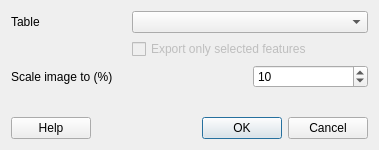
<?xml version="1.0" encoding="UTF-8"?>
<ui version="4.0">
 <class>HTMLTableExporterDialogBase</class>
 <widget class="QDialog" name="HTMLTableExporterDialogBase">
  <property name="geometry">
   <rect>
    <x>0</x>
    <y>0</y>
    <width>379</width>
    <height>150</height>
   </rect>
  </property>
  <property name="windowTitle">
   <string>HTML Table Exporter</string>
  </property>
  <layout class="QGridLayout" name="gridLayout_2">
   <item row="0" column="0">
    <layout class="QGridLayout" name="gridLayout">
     <item row="0" column="0">
      <widget class="QLabel" name="label">
       <property name="text">
        <string>Table</string>
       </property>
      </widget>
     </item>
     <item row="2" column="0" colspan="2">
      <widget class="QLabel" name="label_2">
       <property name="text">
        <string>Scale image to (%)</string>
       </property>
      </widget>
     </item>
     <item row="2" column="2">
      <widget class="QSpinBox" name="scaleSpinBox">
       <property name="enabled">
        <bool>true</bool>
       </property>
       <property name="value">
        <number>10</number>
       </property>
      </widget>
     </item>
     <item row="0" column="1" colspan="2">
      <widget class="QComboBox" name="tableComboBox"/>
     </item>
     <item row="1" column="1" colspan="2">
      <widget class="QCheckBox" name="onlySelectedFeaturesCheckBox">
       <property name="enabled">
        <bool>false</bool>
       </property>
       <property name="text">
        <string>Export only selected features</string>
       </property>
      </widget>
     </item>
    </layout>
   </item>
   <item row="1" column="0">
    <spacer name="verticalSpacer">
     <property name="orientation">
      <enum>Qt::Vertical</enum>
     </property>
     <property name="sizeHint" stdset="0">
      <size>
       <width>20</width>
       <height>40</height>
      </size>
     </property>
    </spacer>
   </item>
   <item row="2" column="0">
    <layout class="QHBoxLayout" name="horizontalLayout">
     <item>
      <widget class="QPushButton" name="helpPushButton">
       <property name="text">
        <string>Help</string>
       </property>
      </widget>
     </item>
     <item>
      <spacer name="horizontalSpacer">
       <property name="orientation">
        <enum>Qt::Horizontal</enum>
       </property>
       <property name="sizeHint" stdset="0">
        <size>
         <width>40</width>
         <height>20</height>
        </size>
       </property>
      </spacer>
     </item>
     <item>
      <widget class="QDialogButtonBox" name="button_box">
       <property name="orientation">
        <enum>Qt::Horizontal</enum>
       </property>
       <property name="standardButtons">
        <set>QDialogButtonBox::Cancel|QDialogButtonBox::Ok</set>
       </property>
      </widget>
     </item>
    </layout>
   </item>
  </layout>
 </widget>
 <resources/>
 <connections>
  <connection>
   <sender>button_box</sender>
   <signal>accepted()</signal>
   <receiver>HTMLTableExporterDialogBase</receiver>
   <slot>accept()</slot>
   <hints>
    <hint type="sourcelabel">
     <x>292</x>
     <y>134</y>
    </hint>
    <hint type="destinationlabel">
     <x>20</x>
     <y>20</y>
    </hint>
   </hints>
  </connection>
  <connection>
   <sender>button_box</sender>
   <signal>rejected()</signal>
   <receiver>HTMLTableExporterDialogBase</receiver>
   <slot>reject()</slot>
   <hints>
    <hint type="sourcelabel">
     <x>292</x>
     <y>134</y>
    </hint>
    <hint type="destinationlabel">
     <x>20</x>
     <y>20</y>
    </hint>
   </hints>
  </connection>
  <connection>
   <sender>helpPushButton</sender>
   <signal>pressed()</signal>
   <receiver>HTMLTableExporterDialogBase</receiver>
   <slot>helpPressed()</slot>
   <hints>
    <hint type="sourcelabel">
     <x>82</x>
     <y>134</y>
    </hint>
    <hint type="destinationlabel">
     <x>146</x>
     <y>145</y>
    </hint>
   </hints>
  </connection>
 </connections>
 <slots>
  <slot>helpPressed()</slot>
 </slots>
</ui>
